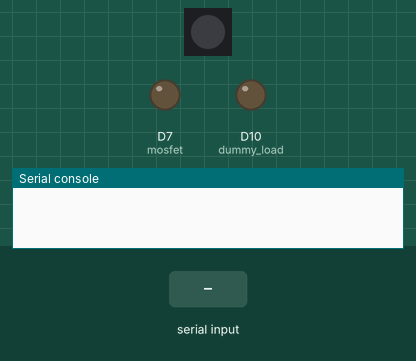
The program below on a simulated CircuitPython board. On the bench: 1 RGB LEDs in strip order, left to right, output pins drawn as LEDs (lit = HIGH), the last lines printed to the serial console. Dashed ring = blinking. Inputs (shaded band) come from the test bench.

Above: at 2.2 s.
2.3 s: "on" typed at the serial console, then Enter
At 3.0 s:
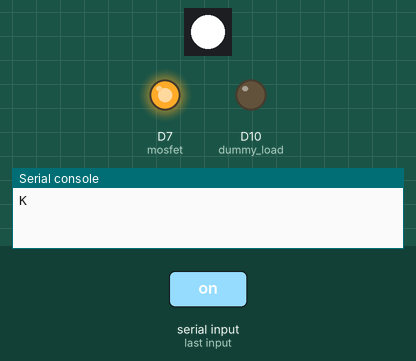
3.9 s: "led on" typed at the serial console, then Enter
At 4.5 s:
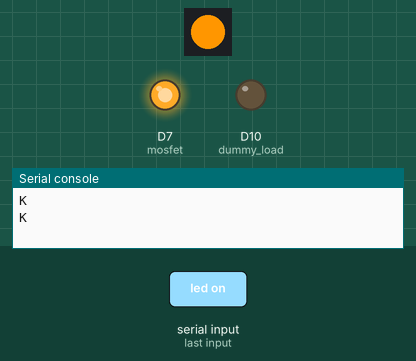
5.4 s: "off" typed at the serial console, then Enter
At 5.7 s:
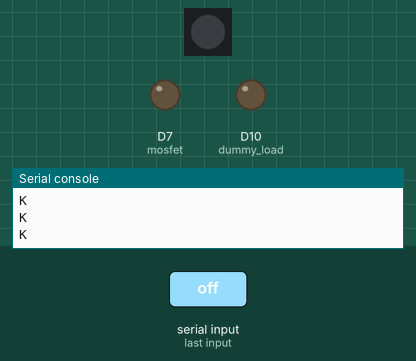
6.9 s: "dummyload on" typed at the serial console, then Enter
At 7.8 s:
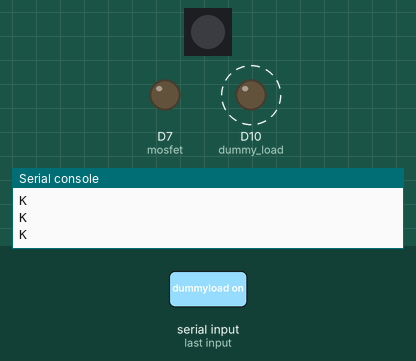
9.9 s: "dummyload off" typed at the serial console, then Enter
At 10.5 s:
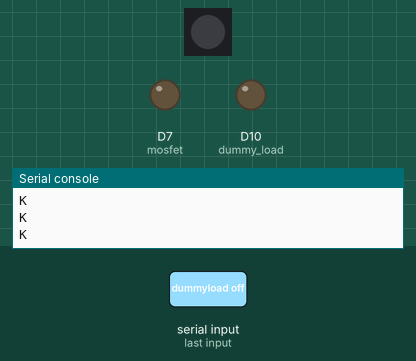
Timing chart, 0 to 12.5 s (numbered marks = the images above; inputs shaded):
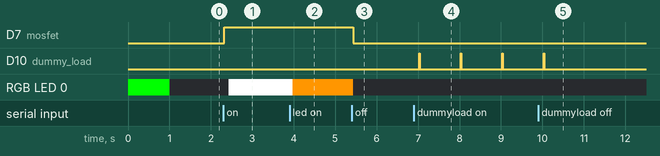

Measured:
- after the input at 2.3 s, D7 (mosfet): LOW → HIGH at once; RGB LED 0: off → RGB(255, 255, 255) after 0.13 s
- after the input at 3.9 s, RGB LED 0: RGB(255, 255, 255) → RGB(255, 150, 0) after 0.07 s
- after the input at 5.4 s, D7 (mosfet): HIGH → LOW at once; RGB LED 0: RGB(255, 150, 0) → off at once
- after the input at 6.9 s, D10 (dummy_load): alternates HIGH for 0.01 s and LOW for 0.99 s, starting after 0.13 s
- after the input at 9.9 s, D10 (dummy_load): goes on until 10.0 s, then stays LOW

The program:

main.py
```python
import sys
import time
import supervisor

import board
from digitalio import DigitalInOut, Direction, Pull
from pulseio import PWMOut

import busio
import adafruit_mcp9808

import neopixel

PIN_BUTTON      = board.D11 # PA16
PIN_USB_EN      = board.D7  # PA21
PIN_LED         = board.D13 # PA17
PIN_DLOAD       = board.D10 # PA18

# see for pinout:
# https://circuitpython.readthedocs.io/en/3.x/ports/atmel-samd/README.html#pinout

RED = (255, 0, 0)
YELLOW = (255, 150, 0)
GREEN = (0, 255, 0)
BLUE = (0, 0, 255)
WHITE = (255, 255, 255)
CLEAR = (0, 0, 0)


class UsbController(object):

    TIMER_DLOAD_INT = 1.000
    TIMER_DLOAD_DUR = 0.010

    input_buffer = ""

    # timer
    timer_dload = None #time.monotonic() # dummy load on by default # None

    # i2c = busio.I2C(board.SCL, board.SDA)
    # ina219 = adafruit_ina219.INA219(i2c)

    # current consumption ring buffer
    # ina_current_time = [None] * 100
    # ina_current_value = [None] * 100
    # ina_current_index = 0

    i2c = busio.I2C(board.SCL, board.SDA)
    temp_sensor = adafruit_mcp9808.MCP9808(i2c)

    pixel = neopixel.NeoPixel(PIN_LED, 1, auto_write=True) # , brightness=0.1)

    button = DigitalInOut(PIN_BUTTON)
    button.direction = Direction.INPUT
    button.pull = Pull.UP

    mosfet = DigitalInOut(PIN_USB_EN)
    mosfet.direction = Direction.OUTPUT
    mosfet.value = False

    dummy_load = DigitalInOut(PIN_DLOAD)
    dummy_load.direction = Direction.OUTPUT
    dummy_load_pixel = False
    dummy_load_paused = None

    def __init__(self):

        # print("INIT")

        # LED status
        self.pixel.fill(GREEN)
        self.pixel.show()
        time.sleep(1.0)
        self.pixel.fill(CLEAR)


    def event(self):

        now = time.monotonic()

        if self.timer_dload is not None and now - self.timer_dload > 0:
            if self.dummy_load.value:
                # print("< {}".format(now - self.timer_dload))
                if self.dummy_load_pixel:
                    self.pixel.fill(CLEAR)
                    self.pixel.show()
                else:
                    self.dummy_load.value = False

                self.timer_dload = self.timer_dload - self.TIMER_DLOAD_DUR + self.TIMER_DLOAD_INT
            else:

                if not self.mosfet.value:
                    # print(">")
                    if self.dummy_load_pixel:
                        self.pixel.fill(WHITE)
                        self.pixel.show()
                    else:
                        self.dummy_load.value = True
                    self.timer_dload = self.timer_dload + self.TIMER_DLOAD_DUR
                    if now - self.timer_dload > 0:
                        self.timer_dload = now + self.TIMER_DLOAD_DUR


    def read_current(self):

        last_index = self.ina_current_index-1%100
        now = time.monotonic()

        if self.ina_current_time[last_index] is not None:
            if now - self.ina_current_time[last_index] < 0.500:
                return

        self.ina_current_time[self.ina_current_index] = now
        self.ina_current_value[self.ina_current_index] = self.ina219.current
        self.ina_current_index = (self.ina_current_index + 1) % 100


    def communicate(self):

        if supervisor.runtime.serial_bytes_available:
            c = sys.stdin.read(1)

            if c != "\n":
                self.input_buffer += c

                if len(self.input_buffer) > 100:
                    self.input_buffer = ""
                    print("E buffer length exceeded")
            else:

                if self.input_buffer == "knock":
                    print("K")

                elif self.input_buffer == "on":
                    self.mosfet.value = True
                    time.sleep(0.1)
                    self.pixel.fill(WHITE)
                    self.pixel.show()
                    print("K")

                elif self.input_buffer == "off":
                    self.mosfet.value = False
                    self.pixel.fill(CLEAR)
                    self.pixel.show()
                    print("K")

                elif self.input_buffer == "dummyload on":
                    self.timer_dload = time.monotonic()
                    print("K")

                elif self.input_buffer == "dummyload off":
                    self.timer_dload = None
                    self.dummy_load.value = False
                    print("K")

                elif self.input_buffer == "led on":
                    self.pixel.fill(YELLOW)
                    self.pixel.show()
                    print("K")

                elif self.input_buffer == "led off":
                    self.pixel.fill(CLEAR)
                    self.pixel.show()
                    print("K")

                elif self.input_buffer == "temp":
                    print("K ", sep="")
                    print(self.temp_sensor.temperature)

                elif self.input_buffer == "status":
                    print("K null")

                # elif self.input_buffer == "status v":
                #     print("K ", sep="")
                #     print(self.ina_current_value)

                else:
                    print("E unknown command")

                self.input_buffer = ""


    def loop(self):

        while True:
            self.communicate()
            self.event()
            # self.read_current()
            time.sleep(0.010)


if __name__ == "__main__":

    c = UsbController()
    c.loop()
```
